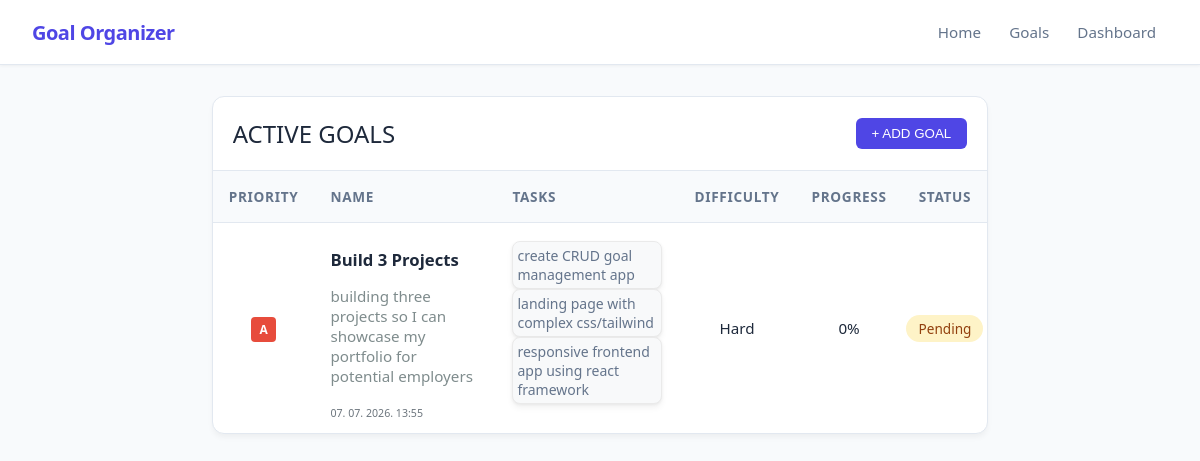
The app's page /goals, older data.
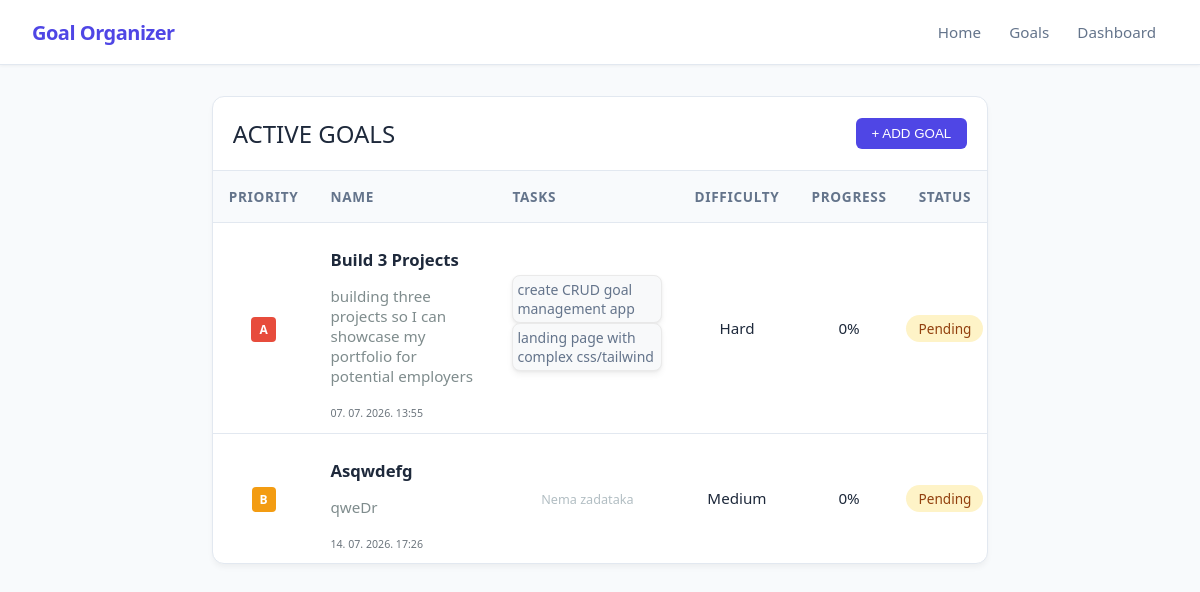
The same page, newer data.
### app/models_db.py (models this page shows, shortened)
class Goal(db.Model):
    __tablename__ = 'goals'
    id = db.Column(db.Integer, primary_key=True)
    title = db.Column(db.String(100), nullable=False)
    description = db.Column(db.Text, nullable=False)
    is_completed = db.Column(db.Boolean, default=False)
    progress_percentage = db.Column(db.Float, default=0.0)
    difficulty = db.Column(db.String(20), nullable=False, default='Medium')
    priority = db.Column(db.String(1), nullable=False, default='b')
    created_at = db.Column(db.DateTime, default=datetime.now(timezone.utc), nullable=False)
    tasks = db.relationship('Task', backref='goal', cascade="all, delete-orphan", lazy=True)

class Task(db.Model):
    __tablename__ = 'tasks'
    id = db.Column(db.Integer, primary_key=True)
    text = db.Column(db.String(255), nullable=False)
    is_completed = db.Column(db.Boolean, default=False)
    goal_id = db.Column(db.Integer, db.ForeignKey('goals.id', ondelete='CASCADE'), nullable=False)

### app/routes.py (the view)
@main.route('/goals')
def show_goals():
    goals = Goal.query.order_by(Goal.priority.asc()).all()
    return render_template('goals.html', goals=goals)

### app/templates/goals.html (shortened to what this page needs)
{% extends 'base.html' %}
{% block content %}
<div class="container">
    <div class="table-container">
        <div style=" padding: 1.25rem; border-bottom: 1px solid var(--border-color); display: flex; justify-content: space-between; align-items: center;">
            <h1>active goals</h1>
            <button id="open_form_btn" style="background-color: var(--primary); color: white; border: none; padding: 0.5rem 1rem; border-radius: 6px; cursor: pointer; font-weight: 500;">+ ADD GOAL</button>
        </div>
        <table>
            <thead>
                <tr>
                    <th>Priority</th>
                    <th>Name</th>
                    <th>Tasks</th>
                    <th>Difficulty</th>
                    <th>Progress</th>
                    <th>Status</th>
                </tr>
            </thead>
            <tbody>
                {% for goal in goals %}
                <tr class="clickable-row" data-href=" {{ url_for('main.view_goal', goal_id=goal.id) }}">
                    <td><span class="badge badge-{{ goal.priority }}">{{ goal.priority }}</span></td>
                    <td style="text-align: left; max-width: 150px;">
                        <h2 style="white-space: wrap; overflow: wrap;">{{ goal.title | truncate(30)}}</h2>
                        <p style="color: #7f8c8d; max-width: 150px;">{{ goal.description or 'Nema opisa' }}</p>
                        <small class="date">{{ goal.created_at.strftime('%d. %m. %Y. %H:%M') }}</small>
                    </td>
                    <td style="max-width: 150px;">
                        {% if goal.tasks %}
                        <ul>
                            {% for task in goal.tasks[:3] %}
                                {% if task %}
                                    <li style="display: flex; justify-content: flex-start; text-align: left;">
                                            <span class="{% if task.is_completed %}completed-task{% endif %}">
                                                {{ task.text }}
                                            </span>
                                    </li>
                                {% endif %}
                            {% endfor %}
                        </ul>
                        {% else %}
                        <small style="color: #b2bec3;">Nema zadataka</small>
                        {% endif %}
                    </td>
                    <td>{{ goal.difficulty }}</td>
                    <td>{{ goal.progress_percentage | round | int }}%</td>
                    <td style="overflow: hidden; white-space: nowrap; padding: 3px;">
                        {% if goal.is_completed %}
                        <span class="status-done">Completed</span>
                        {% else %}
                        <span class="status-pending">Pending</span>
                        {% endif %}
                    </td>
                </tr>
                {% else %}
                <tr>
                    <td colspan="6" style="text-align: center; color: #7f8c8d;">Trenutno nema spremljenih ciljeva. Dodaj svoj prvi cilj iznad!</td>
                </tr>
                {% endfor %}
            </tbody>
        </table>
    </div>
</div>
{% endblock %}

### app/templates/base.html (shortened to what this page needs)
<!DOCTYPE html>
<html lang="en">
<head>
</head>
<body>
    <header>
        <nav class="navbar">
            <div class="navbar-container">
                <a href="/" class="navbar-brand">Goal Organizer</a>
                <ul class="navbar-links">
                    <a href="/">Home</a>
                    <a href="/goals" id="goals">Goals</a>
                    <a href="/dashboard">Dashboard</a>
                </ul>
            </div>
        </nav>
    </header>
    <main>
        {%block content %} {% endblock %}
    </main>
</body>
<link rel="stylesheet"
      href="{{ url_for('static', filename='style.css') }}">
</html>

### app/static/style.css (style rules this page uses)
:root { --bg-color: #f8fafc; --card-bg: #ffffff; --text-main: #1e293b; --text-muted: #64748b; --border-color: #e2e8f0; --primary: #4f46e5; --primary-hover: #4338ca; --success: #22c55e; --pending: #f59e0b; }
body { font-family: 'Segoe UI', Roboto, Helvetica, Arial, sans-serif; background-color: var(--bg-color); color: var(--text-main); margin: 0; padding: 2rem; display: flex; justify-content: center; padding-top: calc(64px + 2rem); }
.container { width: 100%; max-width: 1200px; display: grid; grid-template-columns: 1fr; gap: 2rem; }
h1, h2, h3, a, .goal-title { white-space: nowrap; overflow: hidden; text-overflow: ellipsis; max-width: 100%; }
h1 { text-transform: uppercase; color: var(--text-main); font-size: 1.5em; font-weight: 300; margin: 0; }
h2 { text-transform: capitalize; font-size: 1.1em; font-weight: bold; }
p { word-break: break-word; overflow-wrap: anywhere; white-space: normal; }
.badge { padding: 4px 8px; border-radius: 4px; font-size: 12px; font-weight: bold; text-transform: uppercase; }
.badge-a { background-color: #e74c3c; color: white; }
.badge-b { background-color: #f39c12; color: white; }
.status-pending { color: #95a5a6; }
.table-container { max-width: 100%; background: var(--card-bg); border-radius: 12px; box-shadow: 0 4px 6px -1px rgba(0, 0, 0, 0.05); border: 1px solid var(--border-color); overflow: hidden; }
table { width: 100%; border-collapse: collapse; text-align: left; font-size: 0.95rem; }
th { background-color: #f8fafc; color: var(--text-muted); padding: 1rem; font-weight: 600; font-size: 0.85rem; text-transform: uppercase; letter-spacing: 0.05em; border-bottom: 1px solid var(--border-color); }
td { text-align: center; max-width: 300px; padding: 0.7rem 1rem; border-bottom: 1px solid var(--border-color); white-space: normal; word-break: break-word; }
tr:last-child td { border-bottom: none; }
table ul { text-align: center; margin: 0; color: var(--text-muted); font-size: 0.875rem; }
ul { text-align: left; margin: 0; padding-bottom: 10px; display: flex; flex-direction: column; gap: 0rem; padding-left: 0px; }
.status-pending { background-color: #fef3c7; color: #92400e; padding: 0.25rem 0.75rem; border-radius: 9999px; font-size: 0.85rem; font-weight: 500; }
.badge { padding: 0.25rem 0.5rem; border-radius: 4px; font-size: 0.75rem; font-weight: 600; text-transform: uppercase; }
.navbar { position: fixed; top: 0; left: 0; right: 0; height: 64px; background-color: var(--card-bg); border-bottom: 1px solid var(--border-color); box-shadow: 0 1px 3px 0 rgba(0, 0, 0, 0.05); display: flex; justify-content: center; align-items: center; z-index: 1000; }
.navbar-container { width: 100%; max-width: 1200px; padding: 0 2rem; display: flex; justify-content: space-between; align-items: center; box-sizing: border-box; }
.navbar-brand { font-size: 1.25rem; font-weight: 700; color: var(--primary); text-decoration: none; letter-spacing: -0.025em; }
.navbar-links { display: inline-block; gap: 1.5rem; list-style: none; margin: 0; padding: 0; }
.navbar-links a { text-decoration: none; color: var(--text-muted); font-size: 0.95rem; font-weight: 500; padding: 0.5rem 0.75rem; border-radius: 6px; transition: color 0.2s, background-color 0.2s; }
.date { color: #6c757d; font-size: 0.7em; }
.clickable-row { cursor: pointer; transition: background-color 0.2s ease; }
li { padding-right: 10px; display: flex; justify-content: flex-start; text-align: left; border: #eaeaea 1px solid; background-color: #f8f9fa; border-radius: 8px; padding: 4px; box-shadow: 0 4px 6px rgba(0, 0, 0, 0.05), 0 1px 3px rgba(0, 0, 0, 0.05); }

Row changes from the older to the newer data that the page shows:
removed Task: text "responsive frontend app using react framework", shown under Goal "Build 3 Projects"
added Goal: priority "B", title "Asqwdefg", description "qweDr", created_at "14. 07. 2026. 17:26", shows "Nema zadataka", difficulty "Medium", progress_percentage "0", is_completed "Pending"
